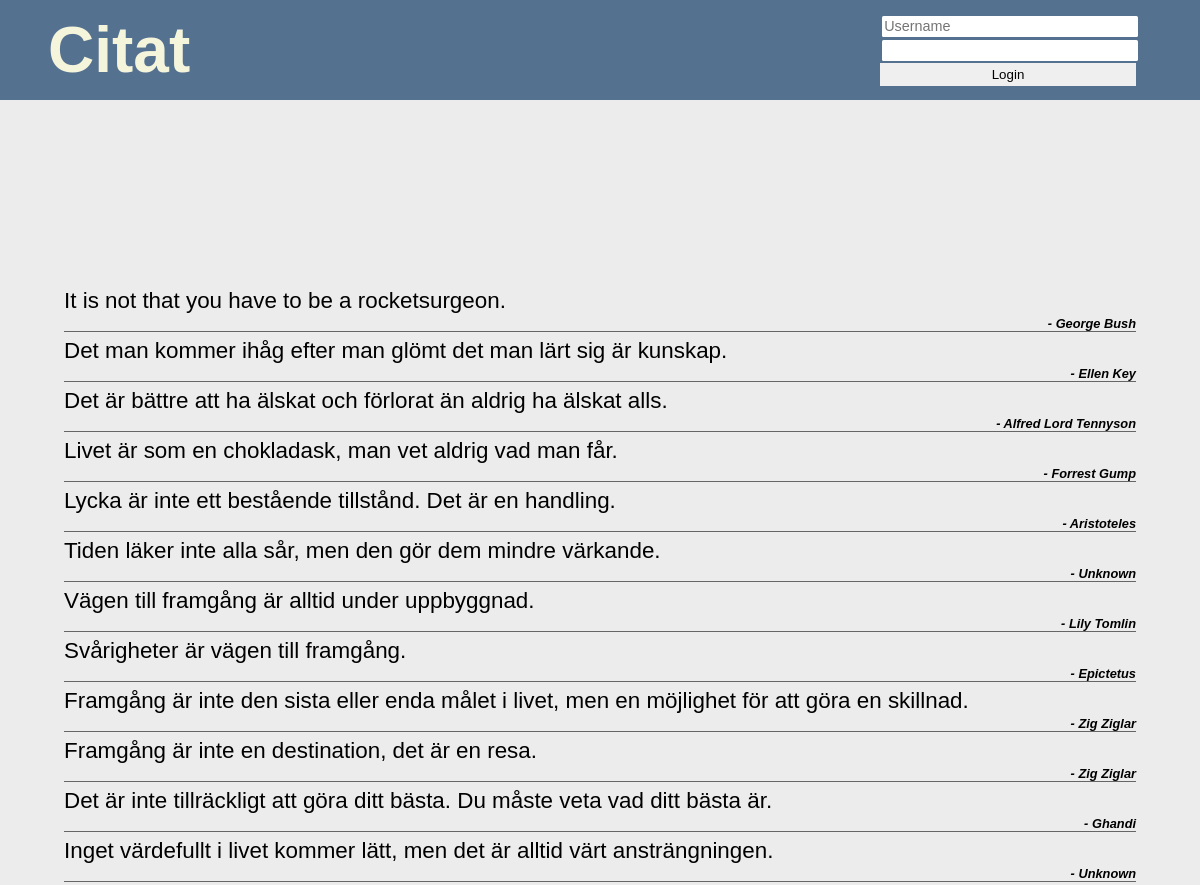
The app's page /citat.php (upper part), older data.
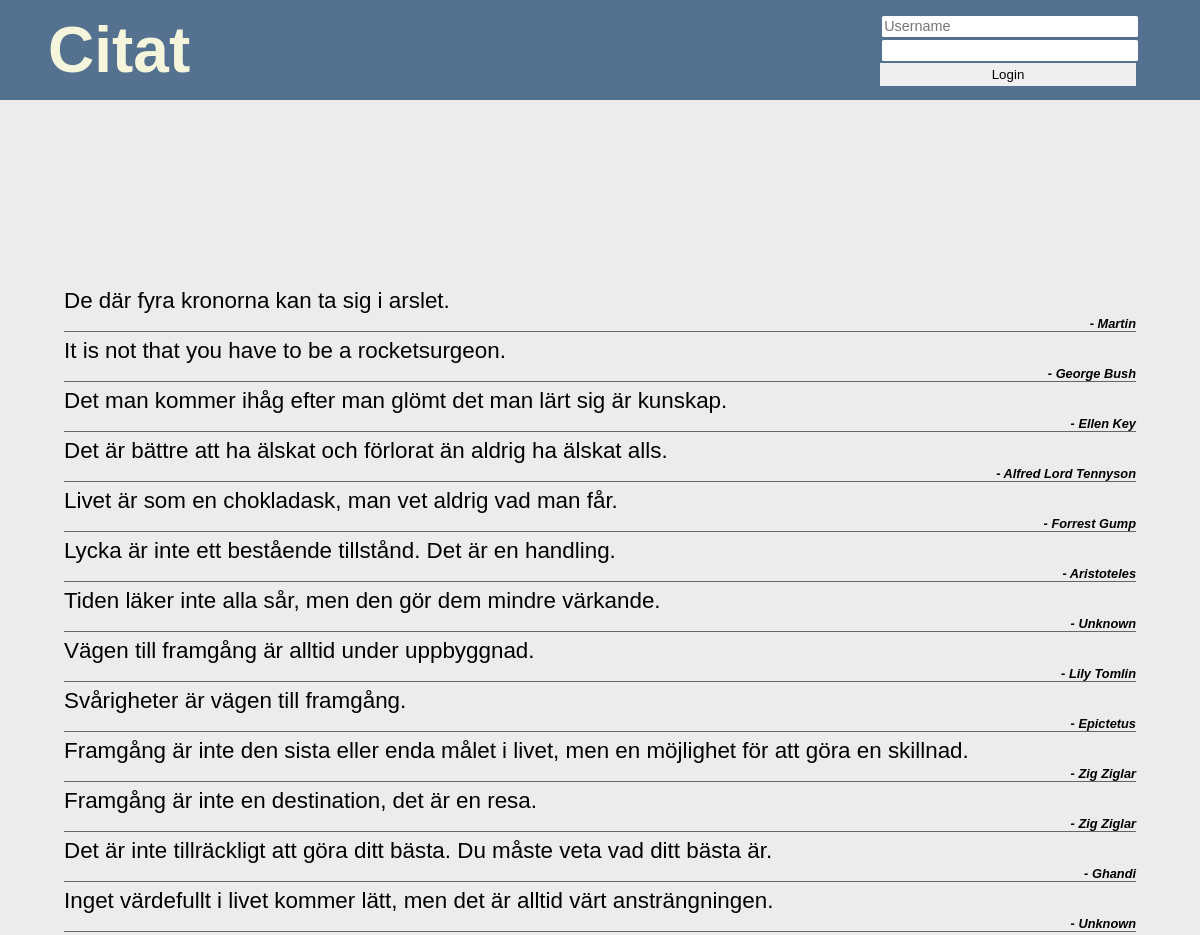
The same page, newer data.
### tables this page shows
CREATE TABLE `tblcitat` (
  `id` int(11) NOT NULL,
  `citat` text NOT NULL,
  `sagtav` varchar(255) NOT NULL,
  `in_date` timestamp NOT NULL DEFAULT current_timestamp(),
  `userid` int(11) NOT NULL
);

### citat.php (the view, shortened to what this page needs)
<!DOCTYPE html>
<?php
$host = "localhost";
$user = "root";
$pass = "";
$db = "brad";
$conn = mysqli_connect($host, $user, $pass, $db);
function isLevel($level){
    if(isset($_SESSION['level'])){
        if(intval($_SESSION['level'])>=$level){
            return true;
        }else{
            return false;
        }
    }else{
        return false;
    }
}
function btnEdit($id, $uid){
    if(isset($_SESSION['level'])){
        $level=intval($_SESSION['level']);
    }else{
        $level=0;
    }
    $strOut="";
    if($level<100){
        $strOut="";
    }
    return $strOut;
}
?>
<html lang="en">
<head>
    <link rel="stylesheet" href="style.css">
</head>
<body>
    <section class="logo">
    <div class="logo_text">Citat</div>
    <div class="login">
        <?php
            if(isLevel(1)){
                echo "Välkommen<br>" . $_SESSION['name']; ?>
                <a href="citat.php?a=logout" id="btnLogout">Logga ut</a>
        <?php }else{ ?>
        <form action="citat.php" method="post" id="frmLogin" name="frmLogin">
            <input type="text" name="username" id="login_username" placeholder="Username">
            <input type="password" name="password" id="login_password" title="Enter your password.">
            <input type="submit" name="btnLogin" id="btnLogin" value="Login">
        </form>
        <?php  } ?>
    </div>
</section>
    <section class="form">
    </section>
    <section class="showCitat">
        <?php
        echo $_SESSION['name']."<br>".$_SESSION['level']."<br>".$_SESSION['id']."<br>";
        ?>
        <?php
        $sql = "SELECT * FROM tblcitat ORDER BY in_date DESC";
        $result = mysqli_query($conn, $sql);
        if(isset($_SESSION['id'])){
            $user=$_SESSION['id'];
        }else{
            $user=0;
        }
        while($rad=mysqli_fetch_assoc($result)){ ?>
            <p class="actualCitat"><?=$rad['citat']?></p>
            <p class="who">- <?=$rad['sagtav']?><?=btnEdit($rad['id'], $user)?></p>
        <?php } ?>
    </section>
</body>
</html>

### style.css (style rules this page uses)
* { margin: 0; padding: 0; box-sizing: border-box; }
body { height:100vh; background: rgb(236, 236, 236); }
.logo { width: 100%; height: 100px; background: rgb(85, 113, 144); color:beige; display: flex; flex-direction: row; justify-content: space-evenly; align-items: center; font-family:Verdana, Geneva, Tahoma, sans-serif; font-size: 4rem; font-weight: bold; }
.logo_text { width:100%; flex-grow: 5; padding-inline: 3rem; }
.form { padding:4rem; }
.login { font-size: 1.2rem; padding-inline: 2rem; }
#frmLogin { display:flex; flex-direction: column; width:20rem; padding: .2rem 2rem .2rem 2rem; }
#login_username, #login_password { width:100%; font-size: .9rem; padding: .1rem; margin: .1rem; border-radius: .1rem; border:1px solid transparent; }
#btnLogin { padding: .2rem; border:1px solid transparent; margin-inline: auto; width:100%; text-align: center; }
.actualCitat { margin: .4rem 4rem .1rem 4rem; font-family: Verdana, Geneva, Tahoma, sans-serif; font-size: 1.4rem; }
.who { margin: .1rem 4rem .3rem 4rem; font-family: Verdana, Geneva, Tahoma, sans-serif; font-size: .8rem; font-style: italic; font-weight: bold; text-align: right; border-bottom: 1px solid #666; }

Row changes from the older to the newer data that the page shows:
added tblcitat: citat "De där fyra kronorna kan ta sig i arslet.", sagtav "Martin"
